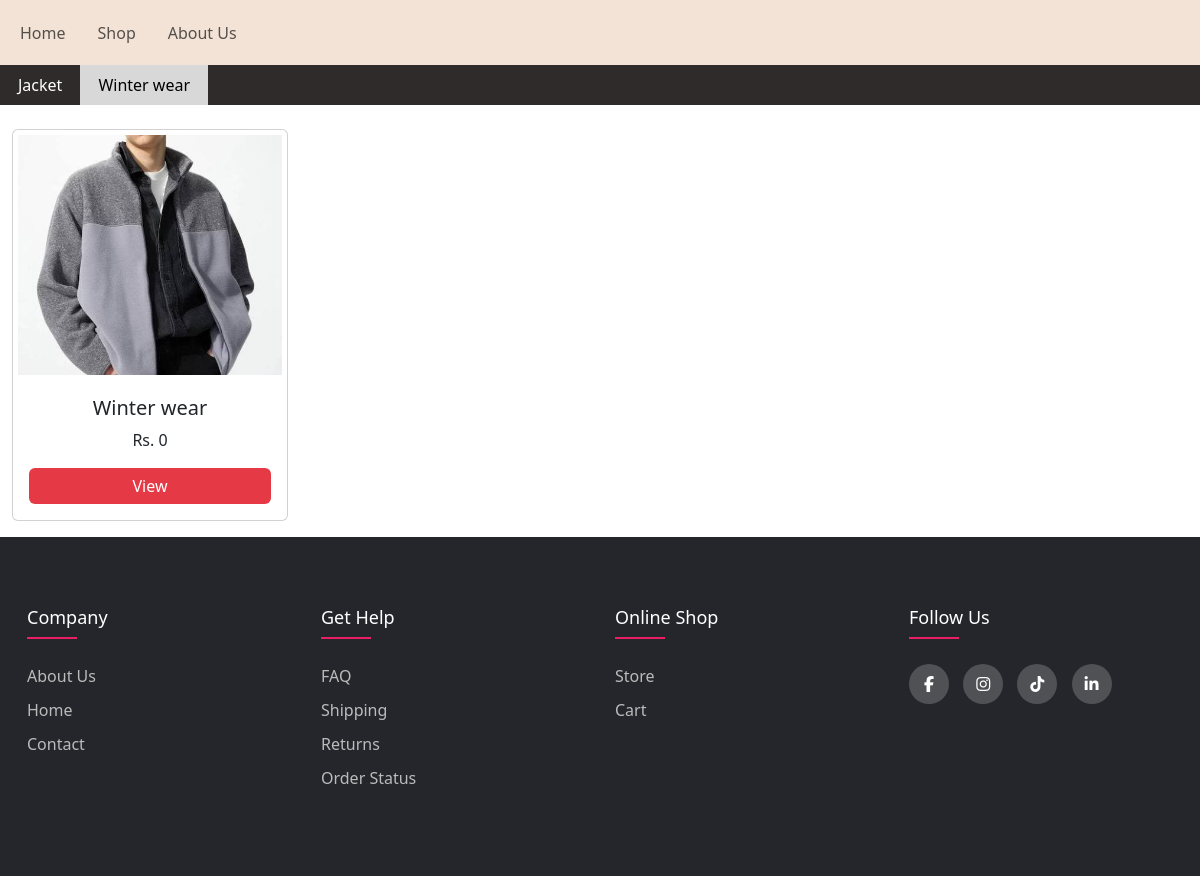
The page /shop/?category=2 on the database its author committed.
### store/models.py (models this page shows, shortened)
class Category(models.Model):
    category_name = models.CharField(max_length=20)
    def __str__(self):
        return self.category_name

class Product(models.Model):
    product_name = models.CharField(max_length=50)
    category = models.ForeignKey(Category, on_delete=models.CASCADE, null = True, blank = True)
    description = models.CharField(max_length=200)
    price = models.IntegerField(default=0)
    image = models.ImageField(upload_to="store/images", default="")

### store/views.py (the view)
# urls.py: path('shop/', views.shop, name='shop'),
def shop(request):
    categories = Category.objects.all()
    categoryID = request.GET.get('category')
    if categoryID:
        products = Product.objects.filter(category=categoryID)
    else:
        products = Product.objects.all()
    params = {
        'products' : products,
        'category' : categories
    }
    return render (request, 'store/shop.html', params)

### store/templates/store/shop.html (shortened to what this page needs)
{%extends 'store/navbar.html'%}
{%load static%}
{%block csslink%}
<link rel="stylesheet" href="{% static 'store/shop.css' %}">
<link rel="stylesheet" href="https://cdn.jsdelivr.net/npm/swiper@11/swiper-bundle.min.css"/>
{%endblock%}
{%block body%}
<div class="category swiper">
    <div class="swiper-wrapper">
        {%for cat in category%}
        <div class="swiper-slide">
            <a href="{% url 'shop' %}?category={{cat.id}}" class="category-link {% if request.GET.category == cat.id|stringformat:'s' %}active{% endif %}">{{cat}}</a>
        </div>
        {%endfor%}
    </div>
</div>
<div class="container-fluid my-3">
    <div class="row">
        <div class="col-lg-12 mt-2">
            <div class="row row-cols-2 row-cols-md-3 row-cols-lg-4 g-4" id="product-container">
                {%for product in products%}
                <div class="col">
                    <div class="card h-100 w-100">
                        <img src="{{product.image.url}}" class="card-img-top" alt="{{product.product_name}}"/>
                        <div class="card-body d-flex flex-column text-center">
                        <h5 class="card-title">{{product.product_name}}</h5>
                        <p class="card-text">Rs. {{product.price}}</p>
                        <a href="{% url 'productDetails' product.product_name|slugify product.id %}" class="btn btn-primary mt-auto">View</a>
                        </div>
                    </div>
                </div>
                {%endfor%}
            </div>
        </div>
    </div>
</div>
{%endblock%}

### store/static/store/shop.css (style rules this page uses)
.category { background:#302b2b; padding:12px; }
.category .swiper-wrapper { display:flex; align-items:center; }
.category .swiper-slide { width:auto; }
.category-link { display:block; padding:8px 18px; color:white; text-decoration:none; white-space:nowrap; font-weight:500; transition:.3s; }
.category-link.active { background:#d8d8d8; color: black; }
.card-img-top { height:250px; object-fit:cover; padding:5px; }
.card-body p { font-weight:500; }
.card-body .btn-primary { background:#e63946; border:none; }

### store/static/store/navbar.css (style rules this page uses)
* { margin: 0; padding: 0; box-sizing: border-box; }

### rows shown on the page
Category: category_name "Jacket"
Category: category_name "Winter wear"
Product: image (picture), product_name "Winter wear", price "0"
